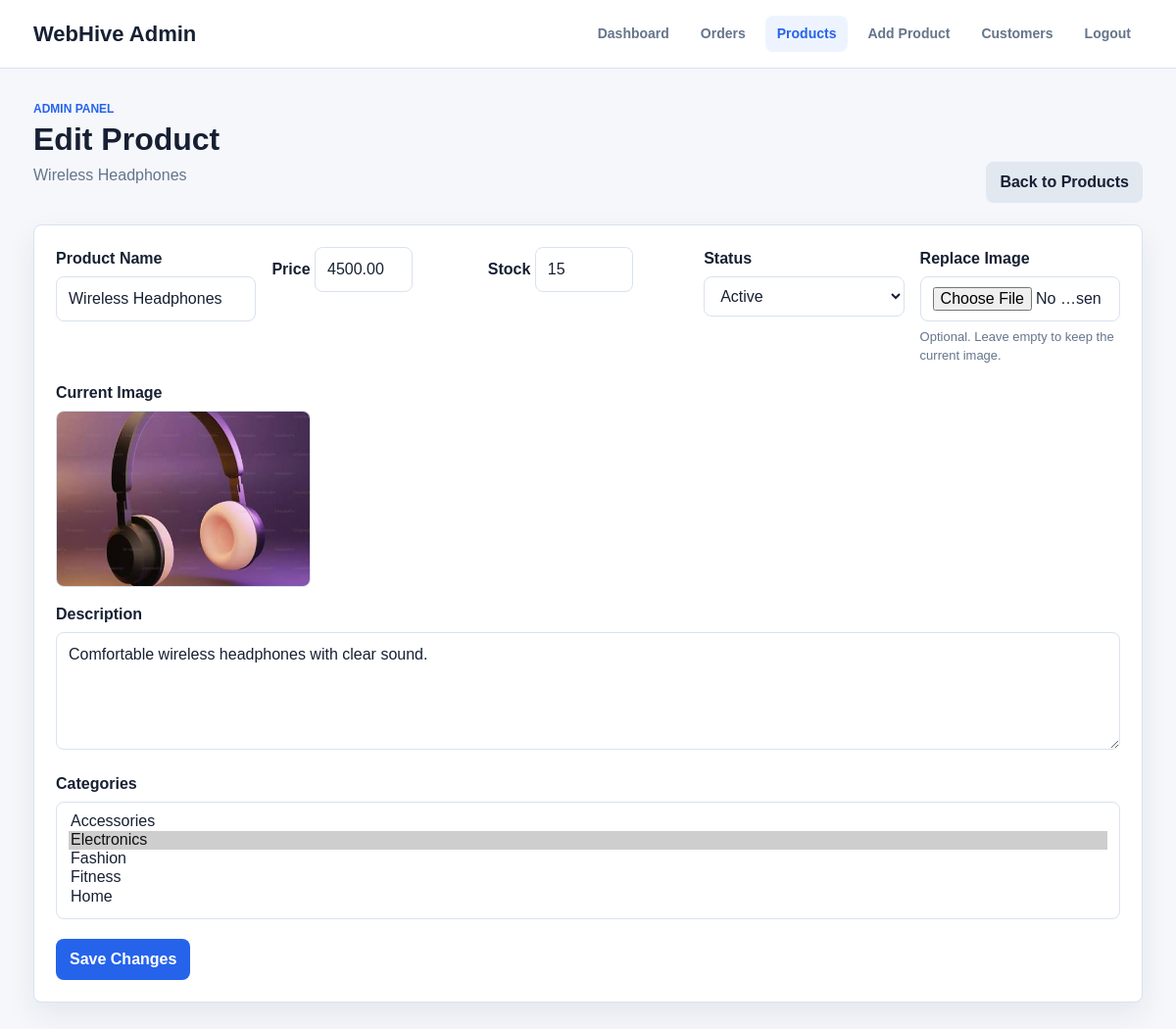
Page /admin-edit-product.php?id=1 (signed in) on the committed database.
### tables this page shows
CREATE TABLE IF NOT EXISTS products (
  id INT UNSIGNED NOT NULL AUTO_INCREMENT,
  name VARCHAR(150) NOT NULL,
  description TEXT NULL,
  price DECIMAL(10,2) NOT NULL,
  stock INT UNSIGNED NOT NULL DEFAULT 0,
  image VARCHAR(255) NULL,
  status ENUM('active', 'inactive') NOT NULL DEFAULT 'active',
  created_at TIMESTAMP NOT NULL DEFAULT CURRENT_TIMESTAMP,
  PRIMARY KEY (id)
);

### includes/classes/ProductRepository.php (called while the page is built, shortened)
<?php
class ProductRepository
{
    public function findById(int $productId): ?array
    {
        $statement = $this->pdo->prepare('SELECT * FROM products WHERE id = ?');
        $statement->execute([$productId]);
        $product = $statement->fetch();
        return $product ?: null;
    }
    public function categories(): array
    {
        return $this->pdo
            ->query('SELECT id, name FROM categories ORDER BY name')
            ->fetchAll();
    }
    public function selectedCategoryIds(int $productId): array
    {
        $statement = $this->pdo->prepare('SELECT category_id FROM product_categories WHERE product_id = ?');
        $statement->execute([$productId]);
        return array_map('intval', $statement->fetchAll(PDO::FETCH_COLUMN));
    }
}

### includes/auth.php (called while the page is built, shortened)
<?php
require_once __DIR__ . '/classes/ProductRepository.php';
function h($value)
{
    return htmlspecialchars((string) $value, ENT_QUOTES, 'UTF-8');
}

### admin-edit-product.php (the view, shortened to what this page needs)
<?php
require __DIR__ . '/includes/db.php';
require __DIR__ . '/includes/auth.php';
$productsRepository = new ProductRepository($pdo);
$productId = (int) ($_GET['id'] ?? $_POST['product_id'] ?? 0);
$product = $productsRepository->findById($productId);
$categories = $productsRepository->categories();
$selectedCategoryIds = $productsRepository->selectedCategoryIds($productId);
?>
<!DOCTYPE html>
<html lang="en">
<head>
  <link rel="stylesheet" href="assets/css/style.css">
</head>
<body>
  <div class="site-shell">
    <header class="topbar">
      <div class="topbar-inner">
        <a class="brand" href="admin-panel.php">WebHive Admin</a>
        <nav class="nav">
          <a href="admin-panel.php">Dashboard</a>
          <a href="admin-orders.php">Orders</a>
          <a class="active" href="admin-products.php">Products</a>
          <a href="admin-add-product.php">Add Product</a>
          <a href="admin-customers.php">Customers</a>
          <a href="logout.php">Logout</a>
        </nav>
      </div>
    </header>
    <main class="page">
      <div class="page-header">
        <div>
          <p class="eyebrow">Admin Panel</p>
          <h1>Edit Product</h1>
          <p class="muted"><?php echo h($product['name']); ?></p>
        </div>
        <a class="btn secondary" href="admin-products.php">Back to Products</a>
      </div>
      <section class="card">
        <div class="card-body">
          <form method="post" action="admin-edit-product.php" enctype="multipart/form-data">
            <div class="form-grid">
              <div class="form-row">
                <label for="name">Product Name</label>
                <input type="text" id="name" name="name" value="<?php echo h($product['name']); ?>" required>
              </div>
              <div class="form-row">
                <label for="price">Price</label>
                <input type="number" id="price" name="price" min="1" step="0.01" value="<?php echo h($product['price']); ?>" required>
              </div>
              <div class="form-row">
                <label for="stock">Stock</label>
                <input type="number" id="stock" name="stock" min="0" value="<?php echo h($product['stock']); ?>" required>
              </div>
              <div class="form-row">
                <label for="status">Status</label>
                <select id="status" name="status">
                  <option value="active" <?php echo $product['status'] === 'active' ? 'selected' : ''; ?>>Active</option>
                </select>
              </div>
              <div class="form-row">
                <label for="image_upload">Replace Image</label>
                <input type="file" id="image_upload" name="image_upload" accept="image/jpeg,image/png,image/webp,image/gif">
                <p class="form-help">Optional. Leave empty to keep the current image.</p>
              </div>
            </div>
            <?php if (!empty($product['image']) && file_exists(__DIR__ . '/assets/' . $product['image'])): ?>
              <div class="form-row">
                <label>Current Image</label>
                <img class="edit-preview" src="assets/<?php echo h($product['image']); ?>" alt="<?php echo h($product['name']); ?>">
              </div>
            <?php endif; ?>
            <div class="form-row">
              <label for="description">Description</label>
              <textarea id="description" name="description"><?php echo h($product['description']); ?></textarea>
            </div>
            <div class="form-row">
              <label for="category_ids">Categories</label>
              <select id="category_ids" name="category_ids[]" multiple required>
                <?php foreach ($categories as $category): ?>
                  <option value="<?php echo h($category['id']); ?>" <?php echo in_array((int) $category['id'], $selectedCategoryIds, true) ? 'selected' : ''; ?>>
                    <?php echo h($category['name']); ?>
                  </option>
                <?php endforeach; ?>
              </select>
            </div>
            <button class="btn primary" type="submit">Save Changes</button>
          </form>
        </div>
      </section>
    </main>
  </div>
</body>
</html>

### assets/css/style.css (style rules this page uses)
:root { --bg: #f5f7fb; --surface: #ffffff; --surface-soft: #eef4ff; --text: #172033; --muted: #65758b; --line: #d9e2ef; --primary: #2563eb; --primary-dark: #1d4ed8; --success: #15803d; --warning: #b45309; --danger: #b91c1c; --shadow: 0 12px 30px rgba(23, 32, 51, 0.08); }
* { box-sizing: border-box; }
body { margin: 0; background: var(--bg); color: var(--text); font-family: Arial, Helvetica, sans-serif; line-height: 1.5; }
a { color: inherit; text-decoration: none; }
.site-shell { min-height: 100vh; }
.topbar { background: var(--surface); border-bottom: 1px solid var(--line); position: sticky; top: 0; z-index: 10; }
.topbar-inner { align-items: center; display: flex; gap: 24px; justify-content: space-between; margin: 0 auto; max-width: 1180px; padding: 16px 24px; }
.brand { font-size: 22px; font-weight: 800; }
.nav { align-items: center; display: flex; flex-wrap: wrap; gap: 8px; }
.nav a { border-radius: 8px; color: var(--muted); font-size: 14px; font-weight: 700; padding: 8px 12px; }
.nav a:hover, .nav a.active { background: var(--surface-soft); color: var(--primary); }
.page { margin: 0 auto; max-width: 1180px; padding: 32px 24px; }
.page-header { align-items: flex-end; display: flex; gap: 20px; justify-content: space-between; margin-bottom: 22px; }
.eyebrow { color: var(--primary); font-size: 12px; font-weight: 800; letter-spacing: 0; margin: 0 0 4px; text-transform: uppercase; }
h1, h2, h3, p { margin-top: 0; }
h1 { font-size: 32px; line-height: 1.15; margin-bottom: 6px; }
.muted { color: var(--muted); }
.card { background: var(--surface); border: 1px solid var(--line); border-radius: 8px; box-shadow: var(--shadow); }
.card-body { padding: 22px; }
.form-grid { display: grid; gap: 16px; grid-template-columns: repeat(auto-fit, minmax(180px, 1fr)); }
.edit-preview { border: 1px solid var(--line); border-radius: 8px; display: block; max-height: 180px; max-width: 260px; object-fit: cover; width: 100%; }
.btn { align-items: center; border: 0; border-radius: 8px; cursor: pointer; display: inline-flex; font: inherit; font-weight: 800; justify-content: center; min-height: 40px; padding: 9px 14px; }
.btn.primary { background: var(--primary); color: #ffffff; }
.btn.secondary { background: #e2e8f0; color: var(--text); }
label { color: var(--text); display: inline-block; font-weight: 800; margin-bottom: 6px; }
input, select, textarea { background: #ffffff; border: 1px solid var(--line); border-radius: 8px; color: var(--text); font: inherit; padding: 10px 12px; width: 100%; }
input[type="number"] { max-width: 100px; }
textarea { min-height: 120px; resize: vertical; }
.form-row { margin-bottom: 16px; }
.form-help { color: var(--muted); font-size: 13px; margin: 6px 0 0; }
select[multiple] { min-height: 120px; }

### rows in the picture
products: name "Wireless Headphones", price "4500.00", stock "15", status "Active", image (picture), description "Comfortable wireless headphones with clear sound."

### other values in the picture
form field value "Accessories / Electronics ☑ / Fashion / Fitness / Home"
